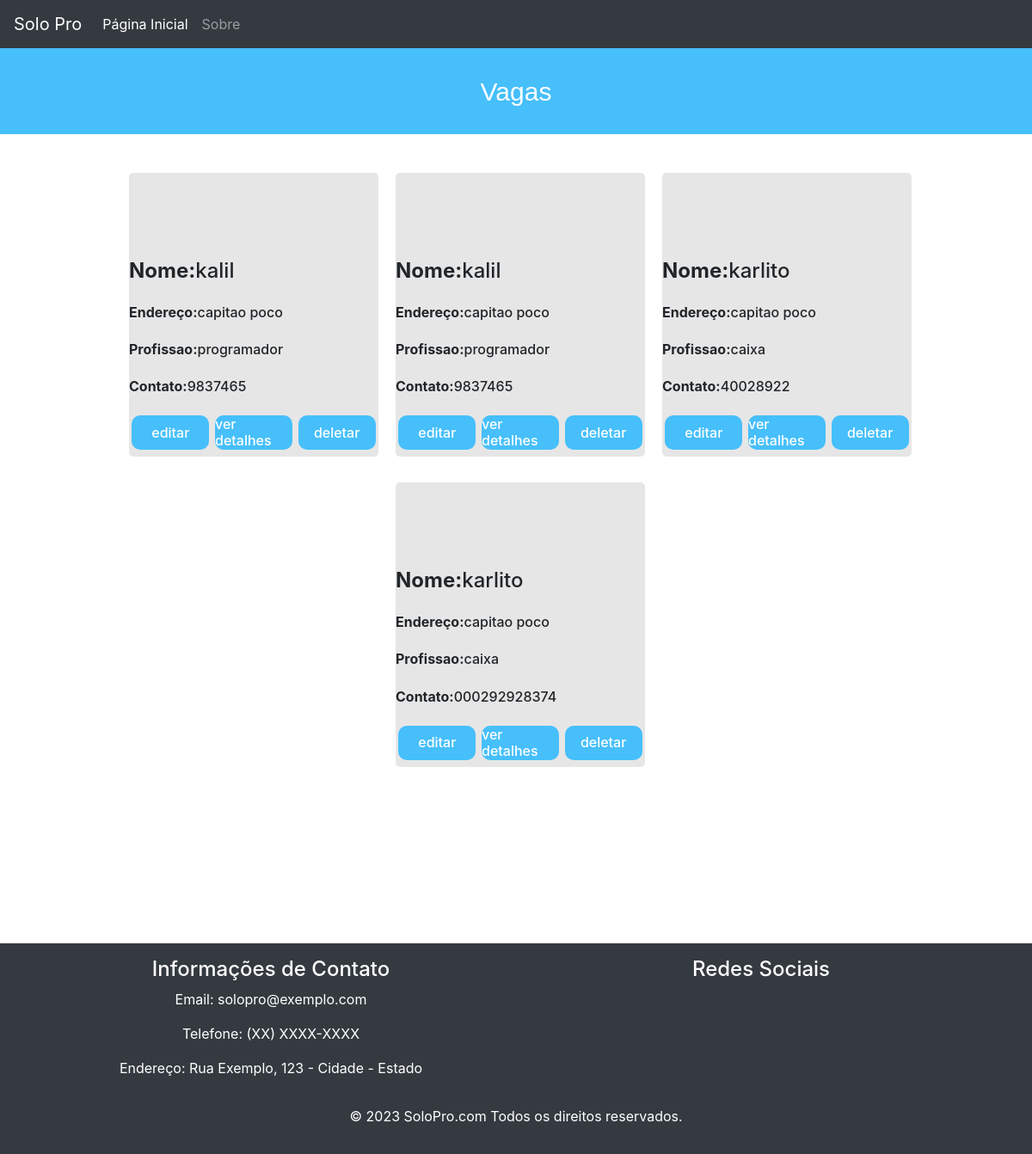
/vagas/, run on the app's committed database.
### app_soloPro/models.py (models this page shows, shortened)
class Vaga(models.Model):
    nome = models.CharField(max_length=200)
    endereco = models.CharField(max_length=200)
    atuacao = models.CharField(max_length=200)
    contato = models.CharField(max_length=200)

### app_soloPro/views.py (the view)
# urls.py: path('vagas/', views.vagas, name='vagas'),
def vagas(request):
    vagas = {
        'vagas': Vaga.objects.all()
    }
    return render(request, 'home/vagas.html', vagas)

### app_soloPro/templates/home/vagas.html (shortened to what this page needs)
{% load static %}
<!DOCTYPE html>
<html lang="pt-br">
<head>
    <link rel="stylesheet" href="https://stackpath.bootstrapcdn.com/bootstrap/4.5.0/css/bootstrap.min.css">
    <link rel="stylesheet" href="{% static 'css/candidatos.css' %}">
</head>
<body style="text-align: center;">
    <nav class="navbar navbar-expand-lg navbar-dark bg-dark">
        <a class="navbar-brand" href="#">Solo Pro</a>
        <div class="collapse navbar-collapse" id="navbarSupportedContent">
            <ul class="navbar-nav mr-auto">
                <li class="nav-item active">
                    <a class="nav-link" href="{% url 'index' %}">Página Inicial <span class="sr-only">(current)</span></a>
                </li>
                <li class="nav-item">
                    <a class="nav-link" href="#">Sobre</a>
                </li>
            </ul>
        </div>
    </nav>
    <div class="custom-container">
        Vagas
    </div>
    <ul class="lista-candidatos" >
        {% for vaga in vagas %}
        <div class="card-candidatos" style="">
            <div class="informacoes" style=" margin-top: 100px; text-align: left; ">
                <div class="nome">
                    <h4  id="h6-style">
                        <p><b>Nome:</b> </p>  {{ vaga.nome }}
                    </h4>
                </div>
                <div class="endereco">
                    <h6 id="h6-style" >
                       <p> <b>Endereço:</b> </p> {{ vaga.endereco }}
                    </h6>
                </div>
                <div class="proficao">
                    <h6 id="h6-style" >
                       <p><b>Profissao:</b> </p> {{ vaga.atuacao }}
                    </h6>
                </div>
                <div class="proficao">
                    <h6 id="h6-style" >
                       <p><b>Contato:</b> </p> {{ vaga.contato }}
                    </h6>
                </div>
                <div class="botoes">
                    <div class="botoes">
                        <h6 class="bnt-candidatos-editar" >
                           <div class="bnt-zin" >
                            <a href="{% url 'editar_vaga' vaga.id %}">editar</a>
                           </div  >
                           <div class="bnt-zin" >
                            <a href="{% url 'ver_detalhes_vaga' vaga.id %}">ver detalhes</a>
                           </div  >
                           <div class="bnt-zin">
                            <a href="{% url 'delete_vaga' vaga.id %}">deletar</a>
                           </div>
                        </h6>
                    </div>
                </div>
            </div>
        </div>
        {% endfor %}
    </ul>
    <footer class="bg-dark text-white mt-5" >
        <div class="container py-3" style="margin-top: 200px;">
          <div class="row">
            <div class="col-md-6">
              <h4>Informações de Contato</h4>
              <p>Email: solopro@exemplo.com</p>
              <p>Telefone: (XX) XXXX-XXXX</p>
              <p>Endereço: Rua Exemplo, 123 - Cidade - Estado</p>
            </div>
            <div class="col-md-6">
              <h4>Redes Sociais</h4>
            </div>
          </div>
          <div class="row mt-3">
            <div class="col-md-12">
              <p class="text-center">© 2023 SoloPro.com Todos os direitos reservados.</p>
            </div>
          </div>
        </div>
      </footer>
</body>
</html>

### static/css/candidatos.css (style rules this page uses)
* { margin: 0%; padding: 0%; box-sizing: border-box; }
.custom-container { background-color: rgb(70, 191, 251); height: 100px; display: flex; justify-content: center; align-items: center; font-size: 30px; color: white; font-family: sans-serif; }
.card-candidatos { background-color: rgb(230, 230, 230); width: 300px; text-align: center; border: 5px solid rgb(255, 255, 255); display: inline-block; margin-top: 20px; border-radius: 10px; margin-left: 10px; height: max-content; margin-top: 20px; }
#h6-style { width: 100%; display: flex; flex-direction: row; flex-flow: wrap; }
a { text-decoration: none; color: white; }
.bnt-candidatos-editar { background-color: rgb(230, 230, 230); width: 100%; display: flex; flex-direction: row; flex-flow: wrap; align-items: center; justify-content:space-around; }
.bnt-zin { background-color: rgb(70, 191, 251); text-decoration: none; color: white; width: 90px; height: 40px; border-radius: 10px; display: flex; justify-content: center; align-items: center; }
.lista-candidatos { display: flex; flex-direction: row; width: 100%; flex-flow: wrap; margin-top: 20px; align-items: center; justify-content: center; }

### data on the page
Vaga: nome "kalil", endereco "capitao poco", atuacao "programador", contato "9837465"
Vaga: nome "kalil", endereco "capitao poco", atuacao "programador", contato "9837465"
Vaga: nome "karlito", endereco "capitao poco", atuacao "caixa", contato "40028922"
Vaga: nome "karlito", endereco "capitao poco", atuacao "caixa", contato "000292928374"
